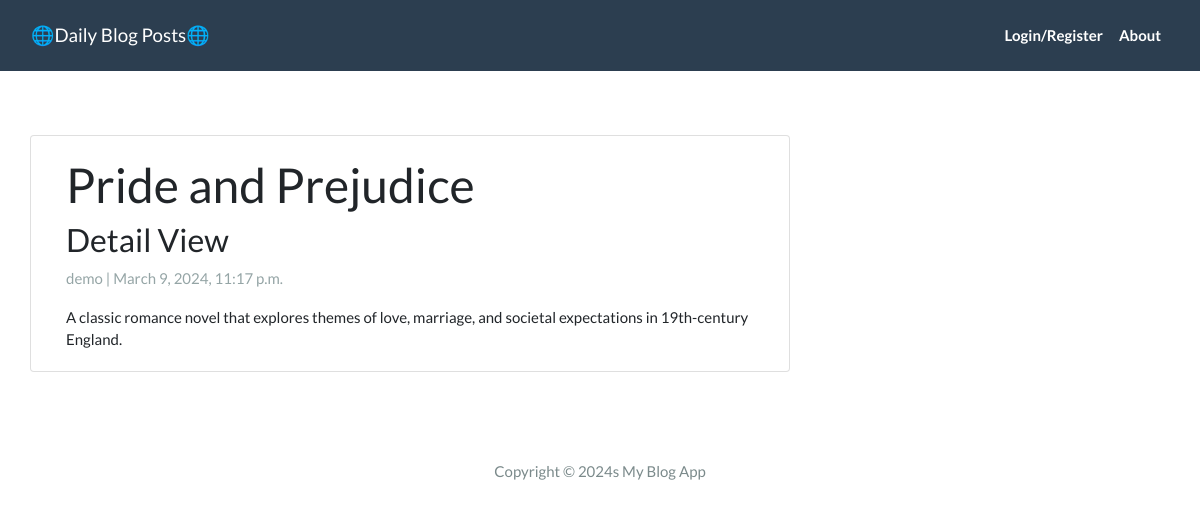
Page /app/post_detail/blog_7/ on the committed database.
### app/models.py (models this page shows, shortened)
class Post(models.Model):
    title = models.CharField(max_length =256, unique=True)
    slug = models.SlugField(max_length=256, unique=True )
    author = models.ForeignKey(User, on_delete=models.CASCADE, related_name='blog_posts')
    created_on = models.DateTimeField(auto_now_add = True)
    updated_on = models.DateTimeField(auto_now = True)
    content = models.TextField()
    status = models.IntegerField(choices = STATUS, default= 0)
    class Meta():
        ordering = ['-created_on']

### app/views.py (the view)
# urls.py: path('post_detail/<slug:slug>/',views.PostDetail.as_view(), name = 'post_detail'),
class PostDetail(DetailView):
    model = Post
    template_name = 'post_detail.html'

### templates/post_detail.html
{% extends 'base.html' %}
{% block content %}
<div class="container">
  <div class="row">
    <div class="col-md-8 card mb-4  mt-3 left  top">
      <div class="card-body">
        <h1>{% block title %} {{ object.title }} {% endblock title %}</h1>
        <h3>Detail View</h3>
        <p class=" text-muted">{{ post.author }} | {{ post.created_on }}</p>
        <p class="card-text ">{{ object.content | safe }}</p>
      </div>
    </div>
  </div>
</div>
{% endblock content %}

### rows in the picture
Post: title "Pride and Prejudice", author "demo", created_on "March 9, 2024, 11:17 p.m.", content "A classic romance novel that explores themes of love, marriage, and societal expectations in 19th-century England."
